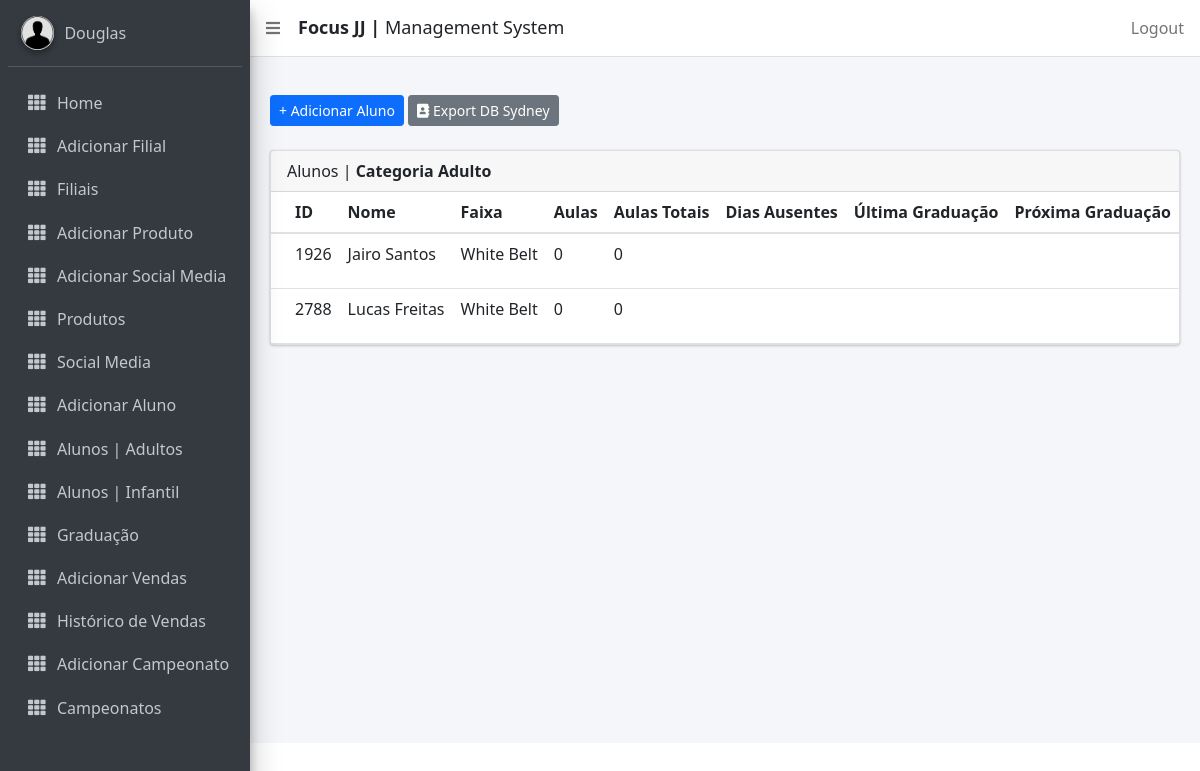
The app's page /managealunos/ (signed in), older data.
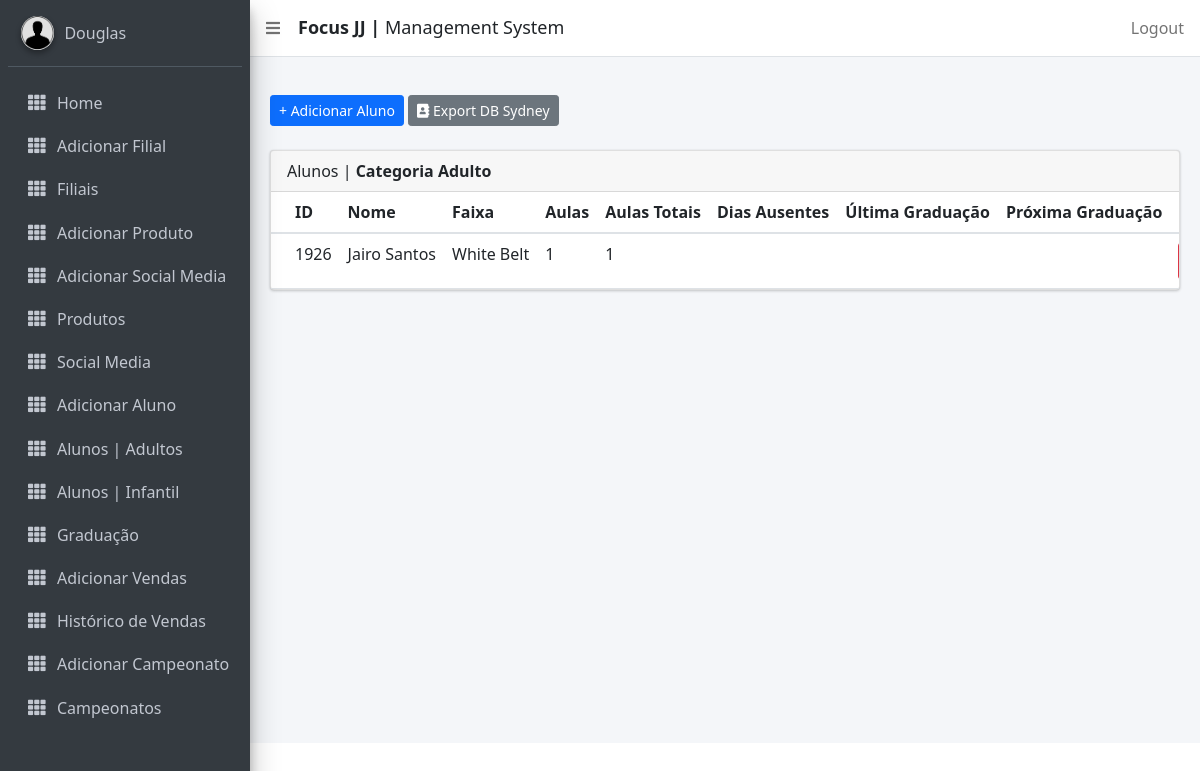
The same page, newer data.
### focusbjj/models.py (models this page shows, shortened)
class Aluno(models.Model):
    DoesNotExist = None
    objects = None
    id = ShortUUIDField(primary_key=True, editable=False, alphabet="0123456789", length=4)
    photo = models.ImageField(upload_to='photos/', null=True, blank=True)
    nome = models.CharField(max_length=15, verbose_name='Name')
    middle_name = models.CharField(max_length=20, verbose_name='Middle Name', blank=True, null=True)
    surname = models.CharField(max_length=15, verbose_name='Last Name', null=True)
    phone = models.CharField(max_length=15, help_text='Use only numbers')
    email = models.EmailField(max_length=128)
    location = models.ForeignKey(CustomUser, related_name="alunos", on_delete=models.CASCADE)
    address = models.CharField(max_length=255, blank=True, null=True)
    belt = models.CharField(max_length=255, choices=BELT)
    stripe = models.CharField(max_length=255, choices=GRAU)
    join_date = models.DateTimeField()
    time_stamp = models.DateTimeField(auto_now=True, null=True)
    gender = models.CharField(max_length=255, choices=GENDER)
    dob = models.DateField(verbose_name='Date of Birth',)
    is_blocked = models.BooleanField(default=False)
    agreement = models.BooleanField(default=False)
    USERNAME_FIELD = 'id'
    def idade(self): #POR ANO DE NASCIMENTO
        today = date.today()
        idade = today.year - self.dob.year #- ((today.month, today.day) < (self.dob.month, self.dob.day))
        return idade
    class Meta:
        ordering = ["nome"]

### focusbjj/views.py (the view)
# urls.py: path('managealunos/', views.ManageAlunos.as_view(), name='managealunos'),
class ManageAlunos(LoginRequiredMixin, ListView):
    template_name = 'managealunos.html'
    model = Aluno
    def get_queryset(self):
        queryset = super().get_queryset()
        filter = AlunoFilter(self.request.GET, queryset)
        return filter.qs
    def get_context_data(self, **kwargs):
        context = super(ManageAlunos, self).get_context_data(**kwargs)
        context['alunos'] = Aluno.objects.all()
        return context

### focusbjj/templatetags/attendance_tags.py (called while the page is built)
@register.filter
def get_count_att_aluno(aluno_instance):
    return len(GetAttendance.objects.filter(aluno_id=aluno_instance.id))

@register.filter
def last_att_aluno(aluno_instance):
    att = GetAttendance.objects.filter(aluno_id=aluno_instance.id).order_by('-attendance')
    if att[0].attendance + timedelta(days=15) < timezone.now():
        tempo = timezone.now() - att[0].attendance
        return tempo
    else:
        return ''

@register.filter
def current_belt(aluno_instance):
    belt = Graduation.objects.filter(aluno_id=aluno_instance.id).order_by('-time_stamp')
    if belt:
        current = belt[0].belt
    else:
        current = aluno_instance.belt
    return current

@register.filter
def current_stripe(aluno_instance):
    belt = Graduation.objects.filter(aluno_id=aluno_instance.id).order_by('-time_stamp')
    if belt:
        current = belt[0].stripe
    else:
        current = aluno_instance.stripe
    return current

### focusbjj/templates/managealunos.html (shortened to what this page needs)
{% extends 'base_template.html' %}
{% load static %}
{% load attendance_tags %}
{% load alerta_tags %}
{% load i18n %}
{% block content %}
<section class="content">
        <div class="container-fluid">
            <a class="btn btn-primary btn-sm" href="{% url 'focusbjj:add_aluno' %}" role="button">{% trans "+ Adicionar Aluno" %}</a>
            <a href="{% url 'focusbjj:export_xlsx' %}" class="btn btn-sm btn-secondary"><i class="fas fa-address-book main-logo-icon"></i> Export DB {{ user.location }}</a> <br/>&nbsp;
            <div class="row">
                <div class="col-md-12">
                    <div class="card">
                        <div class="card-header">
                            <p>{% trans "Alunos" %} | <b>{% trans "Categoria Adulto" %}</b></p>
                        </div>
                <div class="card-body table-responsive p-0">
                <table class="table table-hover text-nowrap">
                <thead>
                    <tr>
                    <th>ID</th>
                    <th>{% trans "Nome" %}</th>
                    <th>{% trans "Faixa" %}</th>
                    <th>{% trans "Aulas" %}</th>
                    <th>{% trans "Aulas Totais" %}</th>
                    <th>{% trans "Dias Ausentes" %}</th>
                    <th>{% trans "Última Graduação" %}</th>
                    <th>{% trans "Próxima Graduação" %}</th>
                    <th></th>
                    </tr>
                </thead>
                <tbody>
                    {% for aluno in request.user.alunos.all|dictsort:"nome" %}
                   {% if aluno.idade > 17 %}
                    <tr>
                    <td>{{ aluno.id }}</td>
                    <td>{{ aluno.nome|title }} {{ aluno.surname|title }}</td>
                    <td>
                        {% if aluno|current_belt %}
                        {{ aluno|current_belt }}
                        {% else %}
                        {{ aluno.belt }}
                        {% endif %}
                    </td>
                    <td>
                        {% if aluno|new_attendance == None %}
                            {{ aluno|get_count_att_aluno }}
                        {% else %}
                            {{ aluno|new_attendance }}
                        {% endif %}
                    </td>
                    <td>{{ aluno|get_count_att_aluno }}</td>
                    <td>
                    </td>
                    <td>{{ aluno|last_graduation|date:"d/m/Y" }}</td>
                    <td>
                    </td>
                    <td>
                    </td>
                    </tr>
                {% endif %}
                {% endfor %}
                </tbody>
                </table>
                        </div>
                        </div>
                </div>
            </div>
        </div>
      </section>
{% endblock %}

Row changes from the older to the newer data that the page shows:
removed Aluno: id "2788", nome "Lucas", surname "Freitas", id+belt "White Belt", id "0"
computed for Aluno "Jairo": id "0" → "1"
